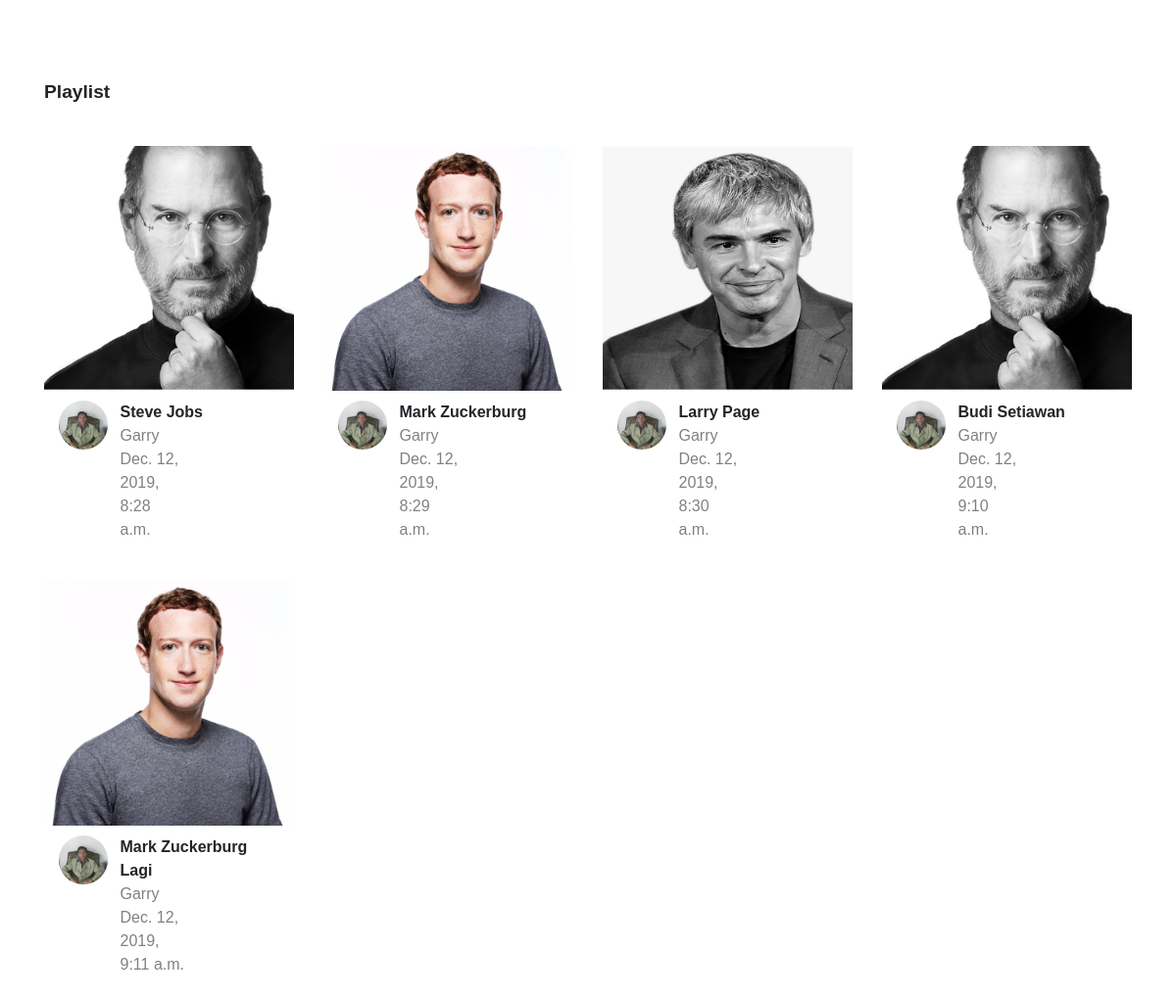
The page / on the database its author committed.
### youtubeapp/models.py (models this page shows, shortened)
class Video(models.Model):
    judul = models.CharField(max_length=200, default='')
    url_video = models.CharField(max_length=200, default='')
    author = models.CharField(max_length=200, default='')
    waktu_upload = models.DateTimeField('Waktu Upload')
    foto_author = models.CharField(max_length=200, default='')

### youtubeapp/views.py (the view)
# urls.py: path('', views.index, name="index")
def index(request):
    kumpulan_video = Video.objects.all()
    kirim = {
        'kumpulan_video' : kumpulan_video
    }
    return render(request, 'youtubeapp/index.html', kirim)

### youtubeapp/templates/youtubeapp/index.html (shortened to what this page needs)
{% extends 'youtubeapp/base.html' %}
{% block content %}
    <div class="container">
        <div class="row">
            <div class="col-12 playlist">Playlist</div>
        </div>
    </div>
    <div class="container">
        <div class="row">
            {% for video in kumpulan_video %}
                <div class="col-3 kolom_video">
                    <img src="{{video.url_video}}" class="konten_video">
                    <div class="container-fluid">
                        <div class="row">
                            <div class="col-2 kolom_foto_author">
                                <div class="bungkus-foto">
                                    <img class="foto_author" src="{{video.foto_author}}">
                                </div>
                            </div>
                            <div class="col-10 judul_dan_author">
                                <div class="col-12 judul">{{video.judul}}</div>
                                <div class="col-6 author">{{video.author}}</div>
                                <div class="col-6 waktu_upload">{{video.waktu_upload}}</div>
                            </div>
                        </div>
                    </div>
                </div>
            {% endfor %}
        </div>
    </div>
{% endblock %}

### youtubeapp/templates/youtubeapp/base.html (shortened to what this page needs)
<!DOCTYPE html>
<html>
  <head>
    {% load static %}
    <link rel="stylesheet" href="{% static 'css/bootstrap.min.css' %}" />
    <link rel="stylesheet" href="{% static 'css/main.css' %}" />
  </head>
  <body>
      {% block content %}
      {% endblock%}
  </body>
</html>

### youtubeapp/static/css/main.css (style rules this page uses)
* { font-family: sans-serif; }
.playlist { font-size: 1.2em; font-weight: 600; padding-top: 80px;; padding-bottom: 40px; }
.kolom_video { margin-bottom: 40px; }
.konten_video { width: 100%; height: 250px; }
.foto_author { width: 50px; height: 50px; border-radius: 100%; margin: 10px 0px; }
.judul_dan_author { padding: 10px 0 0 20px; text-align: left; }
.judul { font-weight: 600; }
.author, .waktu_upload { color: grey; font-size: 1em; }

### rows shown on the page
Video: url_video (picture), foto_author (picture), judul "Steve Jobs", author "Garry", waktu_upload "Dec. 12, 2019, 8:28 a.m."
Video: url_video (picture), foto_author (picture), judul "Mark Zuckerburg", author "Garry", waktu_upload "Dec. 12, 2019, 8:29 a.m."
Video: url_video (picture), foto_author (picture), judul "Larry Page", author "Garry", waktu_upload "Dec. 12, 2019, 8:30 a.m."
Video: url_video (picture), foto_author (picture), judul "Budi Setiawan", author "Garry", waktu_upload "Dec. 12, 2019, 9:10 a.m."
Video: url_video (picture), foto_author (picture), judul "Mark Zuckerburg Lagi", author "Garry", waktu_upload "Dec. 12, 2019, 9:11 a.m."
